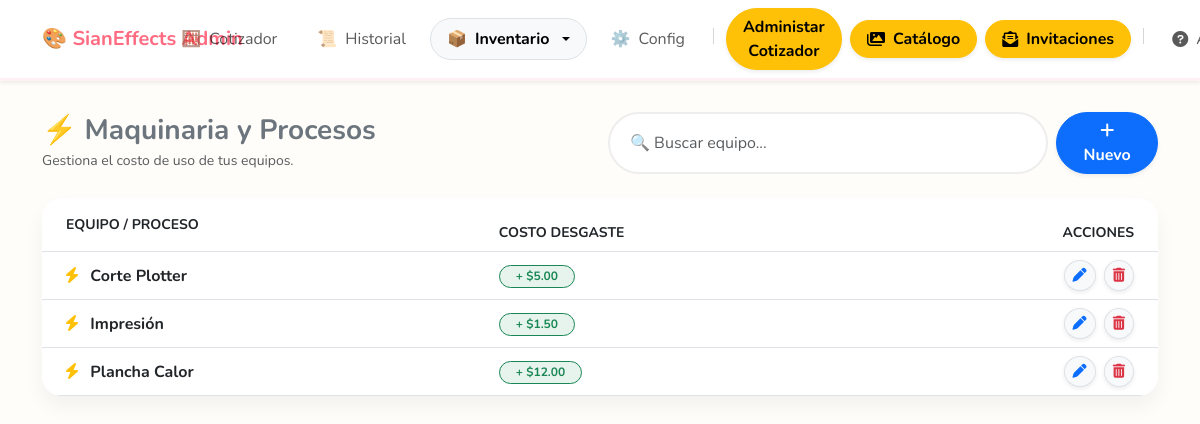
Before: /equipos (signed in) with the older database file.
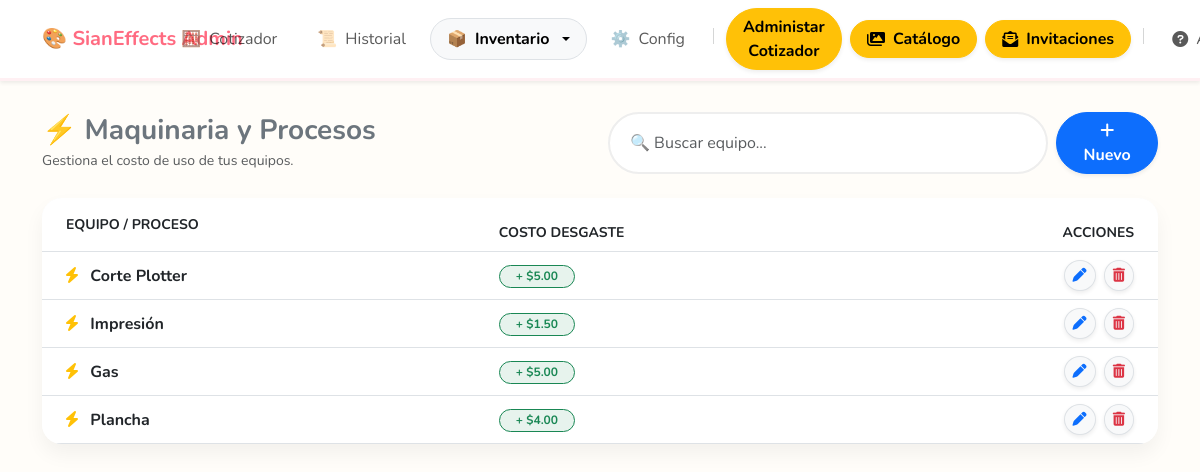
After: the same page with the newer database file.
### tables this page shows
CREATE TABLE maquinaria (id INTEGER PRIMARY KEY AUTOINCREMENT, user_id INTEGER, nombre TEXT, costo_desgaste REAL);

### routes/inventory.py (the view, shortened to what this page needs)
@inventory_bp.route('/equipos', methods=['GET', 'POST'])
@login_required
def equipos():
    conn = get_db()
    rows = conn.execute("SELECT * FROM maquinaria WHERE user_id = ?", (session['user_id'],)).fetchall()
    conn.close()
    equipos_lista = [dict(row) for row in rows]
    return render_template('equipos.html', equipos=equipos_lista)

### app.py (called while the page is built)
@app.context_processor
def inject_user_config():
    default_config = {
        'nombre_empresa': 'Cotizador Sianeffects', # O el nombre genérico que quieras
        'slogan': '',
        'website': '',
        'margen_ganancia': 100
    }
    if 'user_id' in session:
        try:
            conn = get_db_connection()
            user_config = conn.execute('SELECT * FROM configuracion WHERE user_id = ?', (session['user_id'],)).fetchone()
            conn.close()
            if user_config:
                return {'config': dict(user_config)}
        except Exception as e:
            print(f"Error inyectando config: {e}")
    return {'config': default_config}

@app.after_request
def add_header(response):
    response.headers["Cache-Control"] = "no-cache, no-store, must-revalidate"
    return response

### db.py (called while the page is built)
def get_db_connection():
    conn = sqlite3.connect(DB_NAME)
    conn.row_factory = sqlite3.Row
    return conn

### routes/main.py (called while the page is built)
@main_bp.app_context_processor
def inject_notifications():
    if 'user_id' in session:
        return {'notificaciones': obtener_alertas(session['user_id'])}
    return {'notificaciones': []}

### templates/equipos.html (shortened to what this page needs)
{% extends "layout.html" %}
{% block content %}
<div class="row align-items-center mb-4 g-3 mt-3">
    <div class="col-md-6">
        <h3 class="fw-bold text-secondary m-0">⚡ Maquinaria y Procesos</h3>
        <small class="text-muted">Gestiona el costo de uso de tus equipos.</small>
    </div>
    <div class="col-md-6">
        <div class="d-flex gap-2">
            <input type="text" id="buscador" class="form-control search-input" placeholder="🔍 Buscar equipo..."
                onkeyup="filtrarTabla()">
            <button class="btn btn-primary rounded-pill px-4 fw-bold shadow-sm" onclick="abrirModalNuevo()">
                <i class="fas fa-plus"></i> Nuevo
            </button>
        </div>
    </div>
</div>
<div class="card card-custom overflow-hidden">
    <div class="table-responsive">
        <table class="table table-hover align-middle mb-0" id="tablaEquipos">
            <thead class="bg-light text-uppercase small text-muted">
                <tr>
                    <th class="ps-4 py-3">Equipo / Proceso</th>
                    <th>Costo Desgaste</th>
                    <th class="text-end pe-4">Acciones</th>
                </tr>
            </thead>
            <tbody>
                {% for eq in equipos %}
                <tr>
                    <td class="ps-4 fw-bold text-dark">
                        <i class="fas fa-bolt text-warning me-2"></i> {{ eq['nombre'] }}
                    </td>
                    <td>
                        <span
                            class="badge bg-success bg-opacity-10 text-success border border-success px-3 rounded-pill">
                            + ${{ "%.2f"|format(eq['costo_desgaste']) }}
                        </span>
                    </td>
                    <td class="text-end pe-4">
                        <button class="btn btn-light text-primary border rounded-circle btn-sm shadow-sm me-1"
                            onclick='editarEquipo({{ eq|tojson }})' title="Editar">
                            <i class="fas fa-pen"></i>
                        </button>
                        <a href="{{ url_for('inventory.eliminar_equipo', id=eq['id']) }}"
                            class="btn btn-light text-danger border rounded-circle btn-sm shadow-sm"
                            onclick="return confirm('¿Borrar este equipo?')" title="Eliminar">
                            <i class="fas fa-trash-alt"></i>
                        </a>
                    </td>
                </tr>
                {% else %}
                <tr>
                    <td colspan="3" class="text-center py-5 text-muted opacity-50">
                        <i class="fas fa-plug fa-3x mb-3"></i><br>No hay equipos registrados.
                    </td>
                </tr>
                {% endfor %}
            </tbody>
        </table>
    </div>
</div>
{% endblock %}

Changed rows visible on the page:
removed maquinaria: nombre "Plancha Calor", costo_desgaste "12.00"
added maquinaria: nombre "Gas", costo_desgaste "5.00"
added maquinaria: nombre "Plancha", costo_desgaste "4.00"
